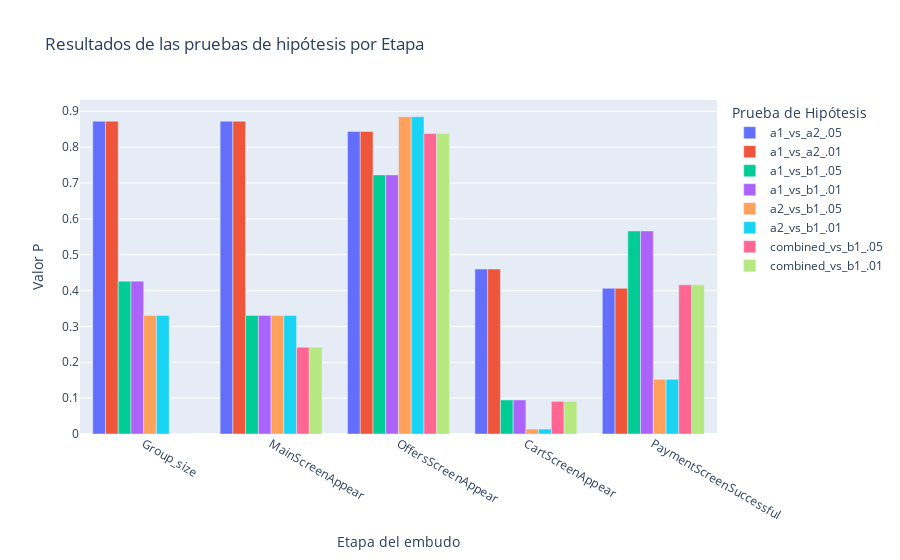

Source (notebook cell):
### Markdown cell above
Cabe resaltar que incluso con una significancia de **alpha = 0.01** solo se alcanzo una diferencia estadsitica significativa entre los usarios del grupo control 2  y el experimental que llegaron a la pagina CartScreenAppear con un valor de p: **0.0137**	
No menciono la diferencia estadisitica que existe entre el tamaño de los grupos control combinados y el grupo experimenta, ya que es mas que obvio, la diferencia de tamaños era abismal en tamaño crudo de usarios.
Para hacer la comparacion entre los valores p de los grupos mas visual hagamos una grafica para que se puedan comparar los grupos y valores deseados

### Code cell
# Derretir el DataFrame para que sea compatible con Plotly
df_melted = df.melt('etapa', var_name='Prueba', value_name='Valor P')

# Crear el gráfico de barras interactivo con Plotly Express
fig = px.bar(df_melted, x='etapa', y='Valor P', color='Prueba', barmode='group',
             title='Resultados de las pruebas de hipótesis por Etapa',
             labels={'etapa': 'Etapa del embudo', 'Valor P': 'Valor P'})

# Personalizar el diseño del gráfico
fig.update_layout(
    xaxis_title='Etapa del embudo',
    yaxis_title='Valor P',
    legend_title='Prueba de Hipótesis',
    hovermode='x unified'
)

# Mostrar el gráfico
fig.show()

### Figure 1 — Plotly figure (JSON) as saved in the notebook; plotly's stock layout.template omitted (floating-point values rounded to 4 significant figures)
{"data": [{"alignmentgroup": "True", "hovertemplate": "Prueba=a1_vs_a2_.05<br>Etapa del embudo=%{x}<br>Valor P=%{y}<extra></extra>", "legendgroup": "a1_vs_a2_.05", "marker": {"color": "#636efa", "pattern": {"shape": ""}}, "name": "a1_vs_a2_.05", "offsetgroup": "a1_vs_a2_.05", "orientation": "v", "showlegend": true, "textposition": "auto", "type": "bar", "x": ["Group_size", "MainScreenAppear", "OffersScreenAppear", "CartScreenAppear", "PaymentScreenSuccessful"], "xaxis": "x", "y": [0.8722, 0.8722, 0.8436, 0.4601, 0.4063], "yaxis": "y"}, {"alignmentgroup": "True", "hovertemplate": "Prueba=a1_vs_a2_.01<br>Etapa del embudo=%{x}<br>Valor P=%{y}<extra></extra>", "legendgroup": "a1_vs_a2_.01", "marker": {"color": "#EF553B", "pattern": {"shape": ""}}, "name": "a1_vs_a2_.01", "offsetgroup": "a1_vs_a2_.01", "orientation": "v", "showlegend": true, "textposition": "auto", "type": "bar", "x": ["Group_size", "MainScreenAppear", "OffersScreenAppear", "CartScreenAppear", "PaymentScreenSuccessful"], "xaxis": "x", "y": [0.8722, 0.8722, 0.8436, 0.4601, 0.4063], "yaxis": "y"}, {"alignmentgroup": "True", "hovertemplate": "Prueba=a1_vs_b1_.05<br>Etapa del embudo=%{x}<br>Valor P=%{y}<extra></extra>", "legendgroup": "a1_vs_b1_.05", "marker": {"color": "#00cc96", "pattern": {"shape": ""}}, "name": "a1_vs_b1_.05", "offsetgroup": "a1_vs_b1_.05", "orientation": "v", "showlegend": true, "textposition": "auto", "type": "bar", "x": ["Group_size", "MainScreenAppear", "OffersScreenAppear", "CartScreenAppear", "PaymentScreenSuccessful"], "xaxis": "x", "y": [0.4263, 0.3308, 0.7226, 0.0949, 0.5662], "yaxis": "y"}, {"alignmentgroup": "True", "hovertemplate": "Prueba=a1_vs_b1_.01<br>Etapa del embudo=%{x}<br>Valor P=%{y}<extra></extra>", "legendgroup": "a1_vs_b1_.01", "marker": {"color": "#ab63fa", "pattern": {"shape": ""}}, "name": "a1_vs_b1_.01", "offsetgroup": "a1_vs_b1_.01", "orientation": "v", "showlegend": true, "textposition": "auto", "type": "bar", "x": ["Group_size", "MainScreenAppear", "OffersScreenAppear", "CartScreenAppear", "PaymentScreenSuccessful"], "xaxis": "x", "y": [0.4263, 0.3308, 0.7226, 0.0949, 0.5662], "yaxis": "y"}, {"alignmentgroup": "True", "hovertemplate": "Prueba=a2_vs_b1_.05<br>Etapa del embudo=%{x}<br>Valor P=%{y}<extra></extra>", "legendgroup": "a2_vs_b1_.05", "marker": {"color": "#FFA15A", "pattern": {"shape": ""}}, "name": "a2_vs_b1_.05", "offsetgroup": "a2_vs_b1_.05", "orientation": "v", "showlegend": true, "textposition": "auto", "type": "bar", "x": ["Group_size", "MainScreenAppear", "OffersScreenAppear", "CartScreenAppear", "PaymentScreenSuccessful"], "xaxis": "x", "y": [0.3308, 0.3308, 0.8849, 0.0137, 0.1525], "yaxis": "y"}, {"alignmentgroup": "True", "hovertemplate": "Prueba=a2_vs_b1_.01<br>Etapa del embudo=%{x}<br>Valor P=%{y}<extra></extra>", "legendgroup": "a2_vs_b1_.01", "marker": {"color": "#19d3f3", "pattern": {"shape": ""}}, "name": "a2_vs_b1_.01", "offsetgroup": "a2_vs_b1_.01", "orientation": "v", "showlegend": true, "textposition": "auto", "type": "bar", "x": ["Group_size", "MainScreenAppear", "OffersScreenAppear", "CartScreenAppear", "PaymentScreenSuccessful"], "xaxis": "x", "y": [0.3308, 0.3308, 0.8849, 0.0137, 0.1525], "yaxis": "y"}, {"alignmentgroup": "True", "hovertemplate": "Prueba=combined_vs_b1_.05<br>Etapa del embudo=%{x}<br>Valor P=%{y}<extra></extra>", "legendgroup": "combined_vs_b1_.05", "marker": {"color": "#FF6692", "pattern": {"shape": ""}}, "name": "combined_vs_b1_.05", "offsetgroup": "combined_vs_b1_.05", "orientation": "v", "showlegend": true, "textposition": "auto", "type": "bar", "x": ["Group_size", "MainScreenAppear", "OffersScreenAppear", "CartScreenAppear", "PaymentScreenSuccessful"], "xaxis": "x", "y": [0.0, 0.2422, 0.8379, 0.091, 0.416], "yaxis": "y"}, {"alignmentgroup": "True", "hovertemplate": "Prueba=combined_vs_b1_.01<br>Etapa del embudo=%{x}<br>Valor P=%{y}<extra></extra>", "legendgroup": "combined_vs_b1_.01", "marker": {"color": "#B6E880", "pattern": {"shape": ""}}, "name": "combined_vs_b1_.01", "offsetgroup": "combined_vs_b1_.01", "orientation": "v", "showlegend": true, "textposition": "auto", "type": "bar", "x": ["Group_size", "MainScreenAppear", "OffersScreenAppear", "CartScreenAppear", "PaymentScreenSuccessful"], "xaxis": "x", "y": [0.0, 0.2422, 0.8379, 0.091, 0.416], "yaxis": "y"}], "layout": {"barmode": "group", "hovermode": "x unified", "legend": {"title": {"text": "Prueba de Hipótesis"}, "tracegroupgap": 0}, "title": {"text": "Resultados de las pruebas de hipótesis por Etapa"}, "xaxis": {"anchor": "y", "domain": [0, 1], "title": {"text": "Etapa del embudo"}}, "yaxis": {"anchor": "x", "domain": [0, 1], "title": {"text": "Valor P"}}}}
